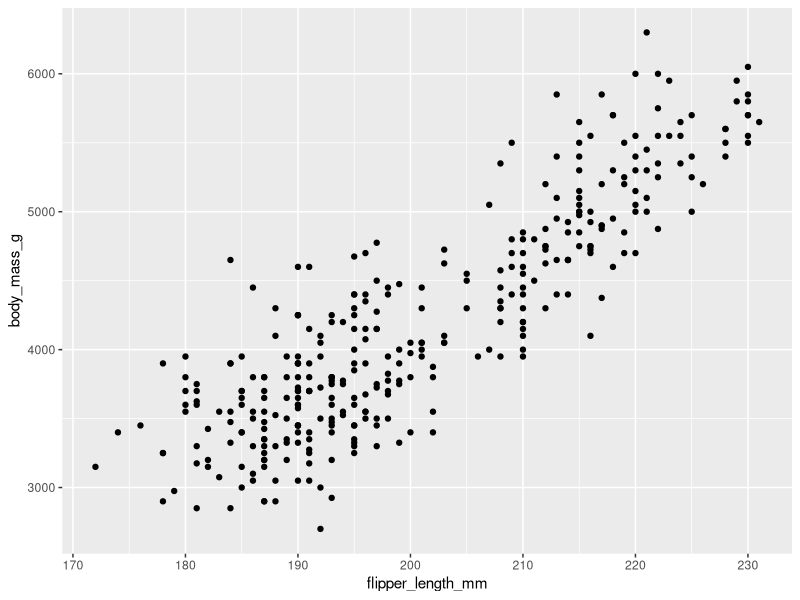
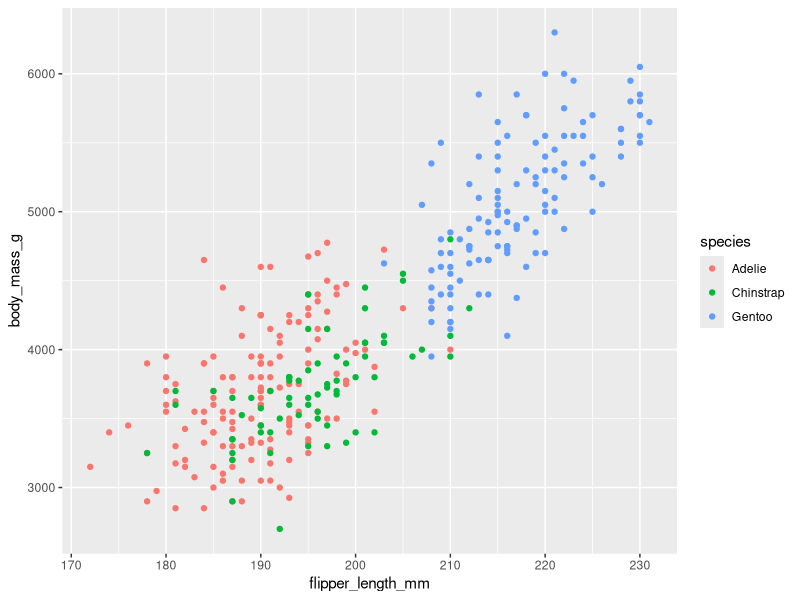
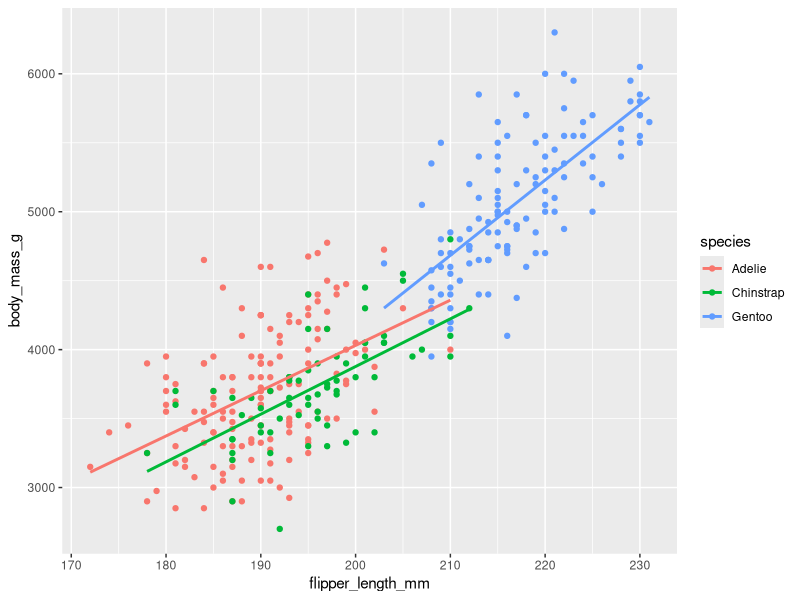
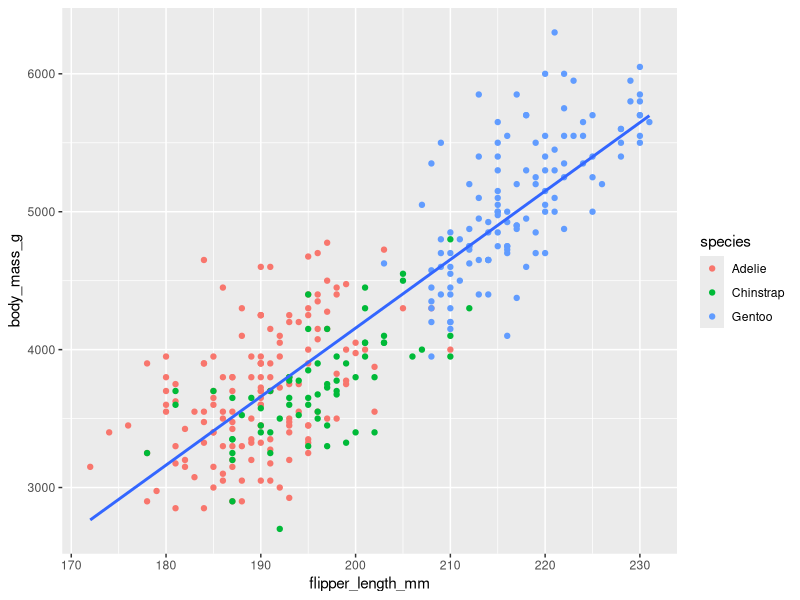
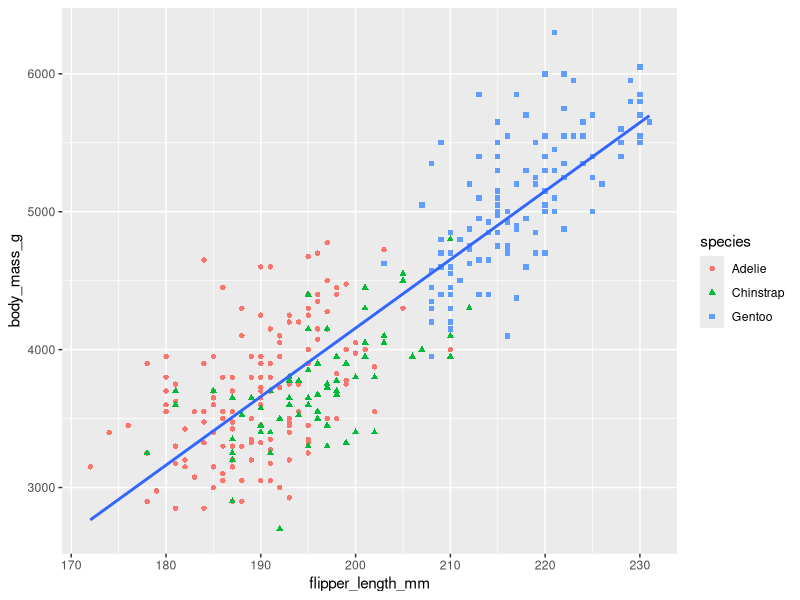
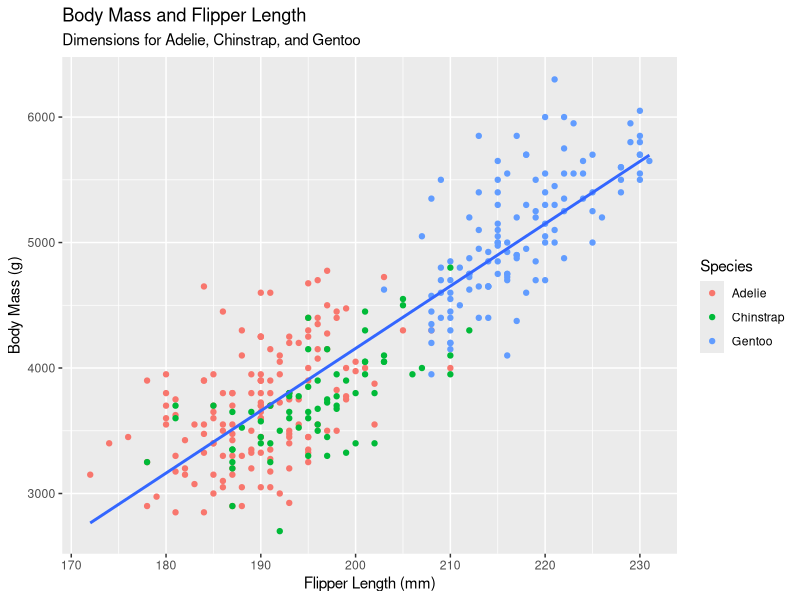
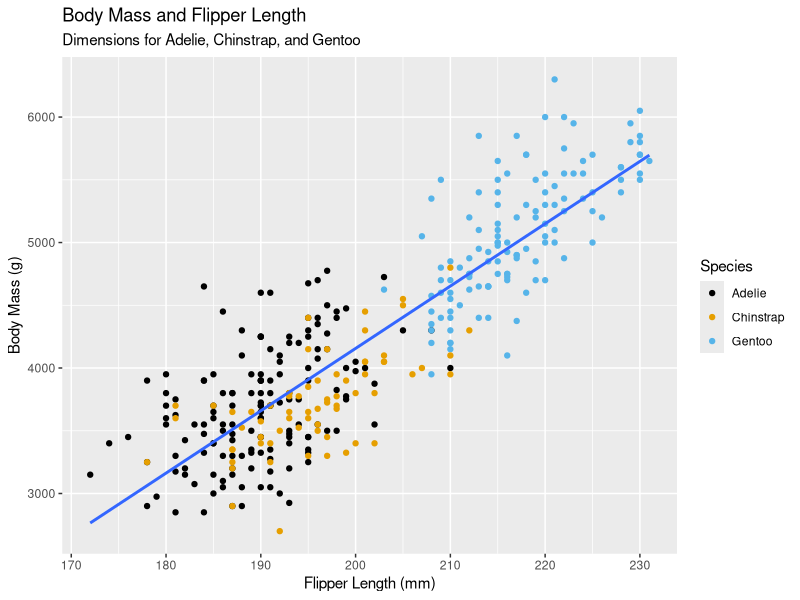
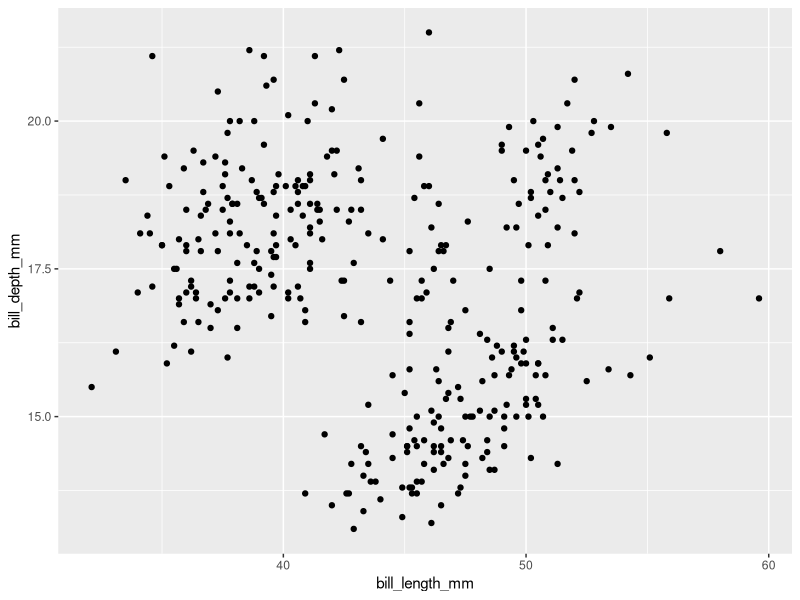

Here is the R script that generated these plots, in order:
library(tidyverse)
library(palmerpenguins) 
library(ggthemes) #colorblind friedly color schemes! 

#the penguins data frame 
palmerpenguins::penguins

#save as an object 
penguins = palmerpenguins::penguins

#take a look 
glimpse(penguins)
#notice the different variables and begin to ask yourself questions abou the data
#what is the relationship between flipper length and body mass?
#what about by species?

#you can analyze the numbers but graphs are much, much cooler -- obviously.
#reminder because you are an idiot -- variables = columns and objects = rows. 

#open a cool interactive data table
view(penguins)

#we can view the individual column vectors like so 

penguins$species
penguins$island
#etc etc 

#to create a ggplot start with the basic function and then add layers. 
#the basic function is ggplot(data = ... aes(...))+ geom_[](...)
#aesthetics maps certain variables to elements of the chart, color, line, x and
#y axis, etc. Geom_ functions are the geometric objects cast as layers to 
#visualize the data. 

plot_1=ggplot(data=penguins, aes(x=flipper_length_mm, y=body_mass_g))+ geom_point()
plot_1
#this plot shows body mass vs flipper length 
#but can we make it more descriptive? 
#add more aesthetic layers! = more variables represented (pictorially of course!)

plot_2=ggplot(data=penguins, aes(x=flipper_length_mm, y=body_mass_g, color=species))+
geom_point()
plot_2
#color/shape mapping works better for categorical variables 

#what if we want to see overall trends? Well, that would be another geometric representation!
plot_3=ggplot(data=penguins, aes(x=flipper_length_mm, y=body_mass_g, color=species))+
geom_point()+geom_smooth(method='lm', se = FALSE)
plot_3
#geom smooth gives us a linear model. Because the data has not been redefined,
#it is still organized by the same aesthetics 
#se = FALSE removes the standard error around lines (kinda ugly)

#what if we want to see the linear trend for the entire dataset (not by species)
#map the species to the point plot only 
plot_4=ggplot(data=penguins, aes(x=flipper_length_mm, y=body_mass_g))+
  geom_point(aes(color=species))+geom_smooth(method='lm', se = FALSE)
plot_4
#each geometric object can have its own set of aesthetics. 

#just mapping species to color may make it hard to differentiate for color 
#blind people, we can also differentiate species by shape 
plot_5=ggplot(data=penguins, aes(x=flipper_length_mm, y=body_mass_g))+
  geom_point(aes(color=species, shape=species))+geom_smooth(method='lm', se = FALSE)
plot_5

#we can add labels like titles and subtitles 
#you know, being professional is probably a good plan!
plot_6=ggplot(data=penguins, aes(x=flipper_length_mm, y=body_mass_g))+
  geom_point(aes(color=species))+geom_smooth(method='lm', se = FALSE)+
  labs(x="Flipper Length (mm)", y="Body Mass (g)", title = "Body Mass and Flipper Length",
       subtitle = "Dimensions for Adelie, Chinstrap, and Gentoo", 
       color="Species", shape="Species")
plot_6

#note that you can also change the labels on the key with labs(), giving you a 
#chance to differentiate between color and shape 

#finally lets add our colorblind friendly scale color 
plot_final=ggplot(data=penguins, aes(x=flipper_length_mm, y=body_mass_g))+
  geom_point(aes(color=species))+geom_smooth(method='lm', se = FALSE)+
  labs(x="Flipper Length (mm)", y="Body Mass (g)", title = "Body Mass and Flipper Length",
       subtitle = "Dimensions for Adelie, Chinstrap, and Gentoo", 
       color="Species", shape="Species") +
  scale_color_colorblind()
plot_final

#more practice 
glimpse(penguins)

#make scatterplot of bill depth vs bill length
ggplot(data=penguins, aes(x=bill_length_mm, y=bill_depth_mm))+geom_point()
#pay attention to errors, they are very descriptive!
#fix accordingly

#no apparent relationship

#scatterplot of species vs bill depth 
ggplot(data=penguins, aes(x=species, y=bill_depth_mm))+geom_point()
#really not that exciting, bill depth varies greatly by species
#a better choice for geom might be a boxplot
ggplot(data=penguins)+geom_boxplot(aes(x=species, y=bill_depth_mm, color=sex), na.rm = T)

#plot of bill flipper length vs bill depth 
plot_7=ggplot(data=penguins, aes(x=flipper_length_mm, y=body_mass_g,color = bill_depth_mm))+
  geom_point()+geom_smooth(se = F)
plot_7



##Working with categorical variables (bar charts)


#visualizing data with categorical variables
#only takes on one of a small set of values
#usually quantitative
#use bar chart

bar_1 <- penguins %>% ggplot(aes(x=species))+geom_bar()
bar_1

#its often preferred to reorder the bars based on frequencies
#to do so, reorder as factor

penguins %>% ggplot(aes(x=fct_infreq(species)))+geom_bar()
#fct_infreq argument factors by appearance... which is wicked!




##numerical variables (histograms, density charts, etc.)


#numerical variables (quantitative) can take on a wide range of values
#sensible to add subtract or take averages of values
#can be continuous or discrete

###histograms

#histograms often use to visualize continuous variables
hist_og <- penguins %>% ggplot(aes(x=body_mass_g))+
  geom_histogram(binwidth=200)
hist_og

#a histogram divides the x axis equally into bins (you choose the size)
#and then reports the frequency of value in each bin 
#very informative!

#make sure to set good binwidths to get a reasonable sense of the distribution
#for example 
hist_1 <- penguins %>% ggplot(aes(x=body_mass_g))+
  geom_histogram(binwidth=20)
hist_1
#this histogram sucks ass, literally tells no good info

hist_2 <- penguins %>% ggplot(aes(x=body_mass_g))+
  geom_histogram(binwidth=2000)
hist_2
#this histogram also sucks ass for the same reasons

hist_og
#this on was nice! 




###density plots

#basically a smoothed out histogram
#visualize distribution
density_1 <- penguins %>% ggplot(aes(x=body_mass_g))+geom_density()
density_1


#more practice 
bar_2<- penguins %>%ggplot(aes(y=species))+geom_bar()
bar_2
#fancy horizontal bar chart 

#exploring colors
penguins %>% ggplot(aes(x=species))+
  geom_bar(fill="red")
penguins %>% ggplot(aes(x=species))+
  geom_bar(color='blue')
#fill is way more useful!
#color and fill are not aesthetics by the way!
#learned that one the hard way!

diamonds <- diamonds
view(diamonds)
glimpse(diamonds)

hist_3 <- diamonds %>% ggplot(aes(x=carat))+geom_histogram(fill='green', binwidth = .2)
hist_3
#binwidth of around .2 is pretty good 



#visualizing relationships between 2+ variables

#a numerical and categorical variable
#use back to back boxplots
#good at detecting outliers/summarize the data

box_1 <- penguins %>% ggplot(aes(x=species, y=body_mass_g))+geom_boxplot()
box_1
#use for categorical vs. numerical variable

#you can also make overlapping density plots
density_2 <- penguins %>% ggplot(aes(x=body_mass_g, color=species, fill=species))+
  geom_density(alpha=0.5)
density_2
#alpha = transparency 

#map variables to aesthetic if we want visual attribute represented to vary
#base on values of that variable
#otherwise set the variable (don't map) -- dont place inside aes()

